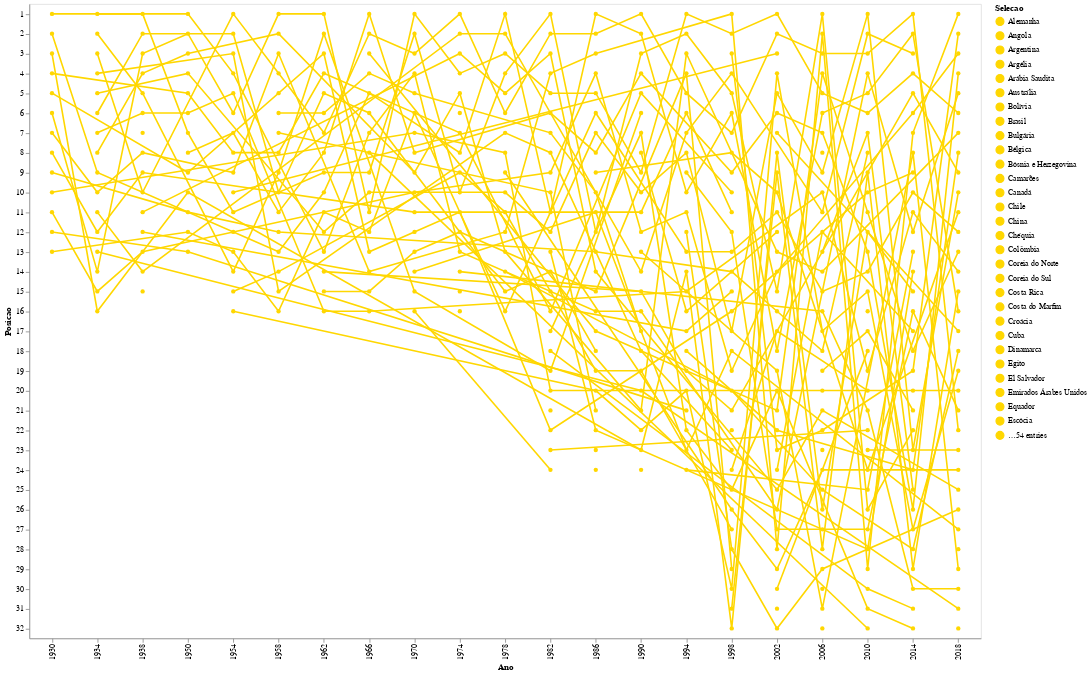

Notebook code cell kept with this figure:
### Code cell
line1

### Figure 1 — Vega-Lite specification as saved in the notebook (floating-point values rounded to 4 significant figures; data arrays with more than 128 entries replaced by an {"elided": "..."} marker saying what was removed)
{"config": {"view": {"continuousWidth": 400, "continuousHeight": 300}}, "data": {"name": "data-cefbb57cc1ddcc7e990875debea3eab1"}, "mark": {"type": "line", "point": true}, "encoding": {"color": {"field": "Selecao", "scale": {"range": ["gold"]}, "type": "nominal"}, "tooltip": [{"field": "Selecao", "type": "nominal"}], "x": {"field": "Ano", "type": "ordinal"}, "y": {"field": "Posicao", "type": "ordinal"}}, "height": 800, "width": 1200, "$schema": "https://vega.github.io/schema/vega-lite/v4.17.0.json", "datasets": {"data-cefbb57cc1ddcc7e990875debea3eab1": {"elided": "457 records"}}}
